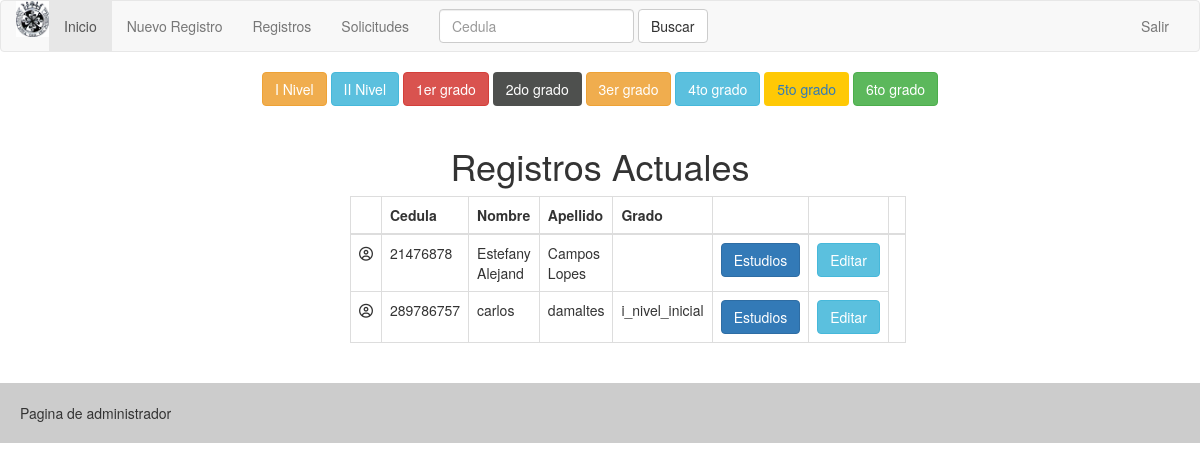
The app's page /admin/consulta (signed in) with its own data.
### tables this page shows
CREATE TABLE `alumnos` (
  `ID` int(20) NOT NULL,
  `CEDULA` varchar(40) NOT NULL,
  `NACIONALIDAD` varchar(5) NOT NULL,
  `TIPO_CI` varchar(5) NOT NULL,
  `APELLIDOS` varchar(50) NOT NULL,
  `NOMBRES` varchar(50) NOT NULL,
  `ACTIVO` varchar(10) NOT NULL,
  `NOMBRE_REPRECENTANTE` varchar(50) NOT NULL,
  `TELEFONO` varchar(20) NOT NULL,
  `credito` varchar(50) NOT NULL
);

### admin/libs/view.php (called while the page is built, shortened)
<?php
class View{
    function render($nombre){
     require 'views/'.$nombre.'.php';
}
}
?>

### admin/controllers/consulta.php (called while the page is built, shortened)
<?php
class Consulta extends Controller{
    function __construct(){
        $this->view->mensaje = "";
    }
    function render(){
        $alumnos = $this->view->datos = $this->model->get();
        $this->view->alumnos = $alumnos;
        $this->view->render('consulta/index');
    }
}
?>

### admin/index.php (called while the page is built, shortened)
<?php
    require 'libs/database.php';
    require 'libs/view.php';
    $app = new App();
?>

### admin/models/consultamodel.php (called while the page is built, shortened)
<?php
class ConsultaModel extends Model{
    public function get(){
        $items = [];
        try{
            $query = $this->db->connect()->query('SELECT * FROM alumnos');
            while($row = $query->fetch()){
                $item = new Alumno();
                $item->nombre    = $row['NOMBRES'];
                $item->apellido  = $row['APELLIDOS'];
                $item->cedula  = $row['CEDULA'];
                  $item->id  = $row['ID'];
       $item->grado=$this->estudioactual_grado($row['CEDULA']);
      $item->anno=$this->estudioactual_anno($row['CEDULA']);
                array_push($items, $item);
            }
            return $items;
        }catch(PDOException $e){
            return [];
        }
    }
function estudioactual_grado($cedula){
   $i_nivel=$this->getestudio_grado('i_nivel_inicial',$cedula);
 $ii_nivel=$this->getestudio_grado('ii_nivel_inicial',$cedula);
$grado1ro = $this->getestudio_grado('1er_grado',$cedula);
$grado2do = $this->getestudio_grado('2do_grado',$cedula);
 $grado3ro = $this->getestudio_grado('3er_grado',$cedula);
  $grado4to = $this->getestudio_grado('4to_grado',$cedula);
   $grado5to = $this->getestudio_grado('5to_grado',$cedula);
$grado6to = $this->getestudio_grado('6to_grado',$cedula);
$union_1=array_merge($grado1ro,$grado2do);
$union_2=array_merge($union_1,$grado3ro);
$union_3=array_merge($union_2,$grado4to);
$union_4=array_merge($union_3,$grado5to);
$union_5=array_merge($union_4,$grado6to);
$union_6=array_merge($i_nivel,$ii_nivel);
$union_7=array_merge($union_6,$union_5);
$x="";
foreach ($union_7 as $row) {
 $alumno = $row;
 if ($alumno->id!='x') {
  $x=$alumno->grado;
 }
     }
    return $x;
    }
function estudioactual_anno($cedula){
   $i_nivel=$this->getestudio_grado('i_nivel_inicial',$cedula);
 $ii_nivel=$this->getestudio_grado('ii_nivel_inicial',$cedula);
$grado1ro = $this->getestudio_grado('1er_grado',$cedula);
$grado2do = $this->getestudio_grado('2do_grado',$cedula);
 $grado3ro = $this->getestudio_grado('3er_grado',$cedula);
  $grado4to = $this->getestudio_grado('4to_grado',$cedula);
   $grado5to = $this->getestudio_grado('5to_grado',$cedula);
$grado6to = $this->getestudio_grado('6to_grado',$cedula);
$union_1=array_merge($grado1ro,$grado2do);
$union_2=array_merge($union_1,$grado3ro);
$union_3=array_merge($union_2,$grado4to);
$union_4=array_merge($union_3,$grado5to);
$union_5=array_merge($union_4,$grado6to);
$union_6=array_merge($i_nivel,$ii_nivel);
$union_7=array_merge($union_6,$union_5);
$x="";
foreach ($union_7 as $row) {
 $alumno = $row;
 if ($alumno->id!='x') {
  $x=$alumno->anno;
 }
     }
    return $x;
    }
  public function getestudio_grado($grado,$cedula){
        $items = [];
        try{
$query = $this->db->connect()->prepare('SELECT  * FROM alumnos
    INNER JOIN  '.$grado.'  ON alumnos.CEDULA= '.$grado.'.CEDULA
    WHERE alumnos.CEDULA = :ci');
                 $query->execute(['ci' => $cedula]);
$rows = $query->fetchAll();
$num_rows = count($rows);
$query2 = $this->db->connect()->prepare('SELECT  * FROM alumnos  WHERE alumnos.CEDULA = :ci');
                 $query2->execute(['ci' => $cedula]);
                    $row = $query2->fetch();
                $item = new Alumno();
                  $item->nombre    = $row['NOMBRES'];
                   $item->apellido    = $row['APELLIDOS'];
                     $item->cedula   = $row['CEDULA'];
if ($num_rows>0) {
$query2 = $this->db->connect()->prepare('SELECT  * FROM alumnos
    INNER JOIN  '.$grado.'  ON alumnos.CEDULA= '.$grado.'.CEDULA
    WHERE alumnos.CEDULA = :ci');
                 $query2->execute(['ci' => $cedula]);
                    $row = $query2->fetch();
                  $item->grado  = $grado;
                 $siguient_an= intval($row['ANNO'])+1;
                  $item->anno  =  $row['ANNO'].'-'.$siguient_an;
                  $item->id    = $row['ID'];
                array_push($items, $item);
}else{
                 $item->anno  ='x';
                  $item->grado  =$grado;
                  $item->id  = 'x';
                array_push($items, $item);
}
         return $items;
        }catch(PDOException $e){
            return [];
        }
    }
}
?>

### admin/libs/database.php (called while the page is built)
<?php
class Database{
    private $host;
    private $db;
    private $user;
    private $password;
    private $charset;
    public function __construct(){
        $this->host     = constant('HOST');
        $this->db       = constant('DB');
        $this->user     = constant('USER');
        $this->password = constant('PASSWORD');
        $this->charset  = constant('CHARSET');
    }
    function connect(){
        try{
            $connection = "mysql:host=" . $this->host . ";dbname=" . $this->db . ";charset=" . $this->charset;
            $options = [
                PDO::ATTR_ERRMODE            => PDO::ERRMODE_EXCEPTION,
                PDO::ATTR_EMULATE_PREPARES   => false,
            ];
            $pdo = new PDO($connection, $this->user, $this->password, $options);
            return $pdo;
        }catch(PDOException $e){
            print_r('Error connection: ' . $e->getMessage());
        }
    }
}
?>

### admin/views/consulta/index.php (the view, shortened to what this page needs)
<!DOCTYPE html>
<html lang="en">
<head>
    <?php require 'views/head.php'; ?>
</head>
<body>
    <?php require 'views/header.php'; ?>
    <div id="main">
        <h1 class="center">Registros Actuales</h1>
        <table class="table table-bordered" width="100%" id="tabla">
            <thead>
                <tr>
            <th></th>
                    <th>Cedula</th>
                    <th>Nombre</th>
                      <th>Apellido</th>
                    <th>Grado</th>
                    <th></th>
                    <th></th>
                    <th></th>
                </tr>
            </thead>
            <tbody id="tbody-alumnos">
        <?php
            foreach ($this->alumnos as $row) {
                $alumno = $row;
        ?>
                <tr id="">
            <td><i class="fa fa-user-circle-o" aria-hidden="true"></i></td>
                    <td><?php echo $alumno->cedula; ?></td>
                    <td><?php echo $alumno->nombre; ?></td>
                    <td><?php echo $alumno->apellido; ?></td>
                      <td><?php echo $alumno->grado; ?></td>
                    <td><a class="btn btn-primary" href="<?php echo constant('URL') . 'consulta/estudios/' . $alumno->cedula; ?>">Estudios</a></td>
                    <td><a class="btn btn-info" href="<?php echo constant('URL') . 'consulta/verAlumno/' . $alumno->cedula; ?>">Editar</a></td>
                </tr>
        <?php } ?>
            </tbody>
        </table>
    </div>
    <?php require 'views/footer.php'; ?>
</body>
</html>

### admin/public/css/main.css (style rules this page uses)
* { padding: 0; margin: 0; }
body { background-color: #eee; font-family: Arial, Helvetica, sans-serif; }
#main { padding: 20px 0; width: 500px; margin: 0 auto; }
.center { text-align: center; }

### records on screen
alumnos: CEDULA "21476878", NOMBRES "Estefany Alejand", APELLIDOS "Campos Lopes"
alumnos: CEDULA "289786757", NOMBRES "carlos", APELLIDOS "damaltes", grado "i_nivel_inicial"
